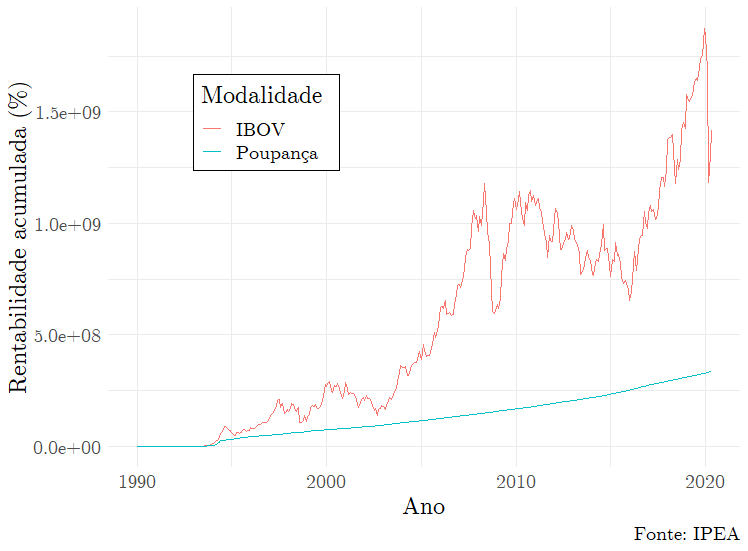

The script that drew this image:
library(tidyverse)

dados <- read_csv2("data/ibov-poupanca.csv") %>%
  select(-c(2, 3)) %>%
  separate(col = 1, into = c("ano",  "mes"), sep = 4) %>%
  mutate(data = paste(ano, mes, "01", sep = "/") %>% as.Date()) %>%
  select(-c(1, 2)) %>%
  mutate(IBOVamAcc = 100 * IBOVamAcc,
         POUPamAcc = 100 * POUPamAcc) %>%
  rename(IBOV = IBOVamAcc,
         Poupança = POUPamAcc) %>%
  pivot_longer(cols = c(1, 2), names_to = "tipo", values_to = "acum")

ggplot(dados, aes(x = data, y = acum, color = tipo)) +
  geom_line() +
  labs(x = "Ano",
       y = "Rentabilidade acumulada (%)",
       caption = "Fonte: IPEA",
       color = "Modalidade") +
  theme_minimal() +
  theme(text = element_text(family = "CMU Serif", size = 18),
        legend.position = c(0.25, 0.75),
        legend.background = element_rect(fill = "white",
                                         linetype = "solid"))
